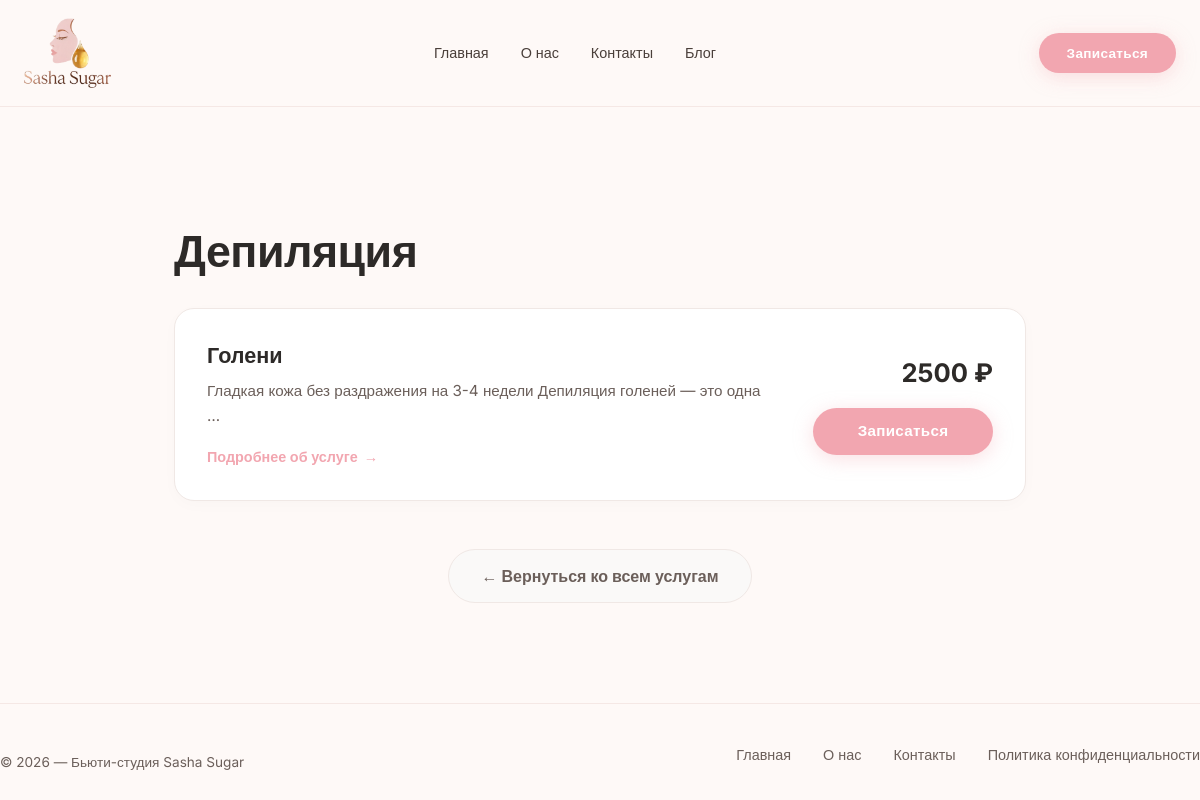
The app's page /services/1/ with its own data.
### beauty_app/models.py (models this page shows, shortened)
class ServiceCategory(models.Model):
    name = models.CharField(max_length=100, help_text="Внутреннее название (например, 'Голени')")
    title = models.CharField(max_length=150, blank=True, help_text="Название для сайта (например, 'Депиляция голеней')")
    seo_description = models.TextField(blank=True, help_text="Описание для поисковиков (до 160 символов)")
    icon = models.CharField(max_length=10, help_text="Эмодзи", blank=True, null=True)
    description = models.TextField(blank=True, help_text="Короткое описание для карточки на главной")
    order = models.PositiveIntegerField(default=0, help_text="Порядок отображения (меньше — выше)")
    image = models.ImageField(upload_to='categories/', blank=True, null=True, verbose_name="Обложка категории")
    is_active = models.BooleanField(default=True)
    class Meta:
        ordering = ['order']
        verbose_name = "Категория услуги"
        verbose_name_plural = "Категории услуг"
    @property
    def display_name(self):
        return self.title if self.title else self.name

class Service(models.Model):
    category = models.ForeignKey(
        ServiceCategory,
        on_delete=models.SET_NULL,
        null=True,
        blank=True,
        related_name='services'
    )
    name = models.CharField(max_length=200, help_text="Внутреннее название (например, 'Голени')")
    title = models.CharField(max_length=250, blank=True, help_text="Название для сайта (например, 'Депиляция голеней воском')")
    seo_description = models.TextField(blank=True, help_text="Описание для поисковиков (до 160 символов)")
    description = models.TextField(blank=True, help_text="Основное описание услуги (с абзацами)")
    duration = models.PositiveSmallIntegerField("Длительность", default=15, help_text="В минутах")
    image = models.ImageField(upload_to='services/', blank=True, null=True)
    price = models.DecimalField(max_digits=10, decimal_places=0, default=2500, help_text="Текущая цена")
    old_price = models.DecimalField(max_digits=10, decimal_places=0, blank=True, null=True, help_text="Старая цена (зачёркнутая)")
    rating = models.DecimalField(max_digits=3, decimal_places=1, default=5.0, help_text="4.8, 5.0, и т.д.")
    reviews_count = models.PositiveIntegerField(default=0, help_text="Количество отзывов")
    button_text = models.CharField(max_length=50, default="Записаться", help_text="Текст на кнопке")
    is_active = models.BooleanField(default=True)
    is_bestseller = models.BooleanField(default=False, help_text="Помечать как бестселлер (🔥)")
    order = models.PositiveIntegerField(default=0)
    class Meta:
        ordering = ['order']
        verbose_name = "Услуга"
        verbose_name_plural = "Услуги"

### beauty_app/views.py (the view)
# urls.py: path('services/<int:category_id>/', views.category_services, name='category_services'),
def category_services(request, category_id):
    category = get_object_or_404(ServiceCategory, id=category_id, is_active=True)
    services = Service.objects.filter(
        category=category,
        is_active=True
    ).order_by('order', 'price')
    return render(request, 'beauty_app/category_services.html', {
        'category': category,
        'services': services,
    })

### beauty_app/context_processors.py (called while the page is built)
def faq_context(request):
    faqs = FAQ.objects.filter(is_active=True).order_by('order', 'created_at')
    return {'faqs': faqs}

### booking_app/context_processors.py (called while the page is built)
def pwa_settings(request):
    return {
        'VAPID_PUBLIC_KEY': getattr(settings, 'VAPID_PUBLIC_KEY', ''),
    }

### beauty_app/templates/beauty_app/category_services.html (shortened to what this page needs)
{% extends 'lending_base.html' %}
{% load static %}
{% block content %}
<div class="container category-page-container">
    <div class="category-header">
        <h1 class="section-title">{{ category.display_name }}</h1>
    </div>
    <div class="services-list">
        {% if services %}
            {% for service in services %}
                <div class="service-card">
                    <div class="service-info">
                        <h3 class="service-name">
                            {{ service.name }}
                        </h3>
                        {% if service.description %}
                            <p class="service-desc">{{ service.description|truncatewords:12 }}</p>
                        {% endif %}
                        <div class="service-meta">
                            <a href="{% url 'beauty_app:service_detail' service.id %}" class="read-more-link">
                                Подробнее об услуге <span class="arrow">→</span>
                            </a>
                        </div>
                    </div>
                    <div class="service-action">
                        <div class="service-price-block">
                            <span class="current-price">{{ service.price }} ₽</span>
                        </div>
                        <a href="{% url 'booking_app:booking_create' %}?service={{ service.id }}" class="btn btn-primary-large">
                            Записаться
                        </a>
                    </div>
                </div>
            {% endfor %}
        {% else %}
            <div class="empty-state">
                <p>В этой категории пока нет доступных услуг. Загляните позже!</p>
            </div>
        {% endif %}
    </div>
    <div class="back-button-wrap">
        <a href="/" class="btn-secondary">
            ← Вернуться ко всем услугам
        </a>
    </div>
</div>
{% endblock content %}

### static/css/lending.css (style rules this page uses)
* { margin: 0; padding: 0; box-sizing: border-box; }
body { font-family: 'Inter', sans-serif; background: #fef9f7; color: #2d2a28; line-height: 1.5; }
.container { max-width: 1200px; margin: 0 auto; padding: 0 24px; }
a { text-decoration: none; color: inherit; }
.btn { display: inline-block; background: #f2a6b0; color: #fff; font-weight: 600; font-size: 0.95rem; padding: 14px 40px; border-radius: 60px; border: none; transition: 0.3s; cursor: pointer; letter-spacing: 0.3px; box-shadow: 0 4px 20px rgba(242, 166, 176, 0.35); }
.section-title { font-size: 2.6rem; font-weight: 700; letter-spacing: -0.5px; line-height: 1.1; margin-bottom: 12px; }
.service-card { background: #fff; border-radius: 24px; overflow: hidden; border: 1px solid #f5e8e5; transition: 0.3s; box-shadow: 0 4px 16px rgba(0, 0, 0, 0.02); }

### beauty_app/templates/beauty_app/category_services.html (style rules this page uses)
.category-page-container { padding-top: 120px; padding-bottom: 80px; max-width: 900px; }
.category-header { margin-bottom: 32px; text-align: left; }
.category-header .section-title { font-size: 2.8rem; margin-bottom: 16px; color: #2d2a28; line-height: 1.1; letter-spacing: -0.5px; }
.services-list { display: flex; flex-direction: column; gap: 16px; }
.service-card { background: #ffffff; border: 1px solid #f0e8e5; border-radius: 20px; padding: 32px; display: flex; justify-content: space-between; align-items: center; gap: 32px; transition: transform 0.3s ease, box-shadow 0.3s ease, border-color 0.3s ease; }
.service-info { flex: 1; padding-right: 20px; }
.service-name { font-size: 1.35rem; font-weight: 600; color: #2d2a28; margin: 0 0 10px 0; display: flex; align-items: center; gap: 12px; line-height: 1.3; }
.service-desc { font-size: 0.95rem; color: #6b5f5a; margin: 0 0 16px 0; line-height: 1.6; }
.read-more-link { display: inline-flex; align-items: center; gap: 6px; font-size: 0.9rem; font-weight: 600; color: #f2a6b0; text-decoration: none; transition: color 0.2s ease; }
.read-more-link .arrow { transition: transform 0.2s ease; }
.service-action { text-align: right; flex-shrink: 0; display: flex; flex-direction: column; align-items: flex-end; gap: 16px; min-width: 180px; }
.service-price-block { display: flex; flex-direction: column; align-items: flex-end; }
.current-price { font-size: 1.6rem; font-weight: 700; color: #2d2a28; }
.btn-primary-large { padding: 12px 32px; font-size: 0.95rem; border-radius: 60px; white-space: nowrap; width: 100%; text-align: center; }
.back-button-wrap { text-align: center; margin-top: 48px; }
.btn-secondary { background: #faf9f8; color: #6b5f5a; text-decoration: none; display: inline-flex; align-items: center; gap: 8px; padding: 14px 32px; border-radius: 60px; font-weight: 600; border: 1px solid #f0e8e5; transition: all 0.3s ease; }

### records on screen
ServiceCategory: display_name "Депиляция"
Service: name "Голени", description "Гладкая кожа без раздражения на 3-4 недели Депиляция голеней — это одна …", price "2500"
